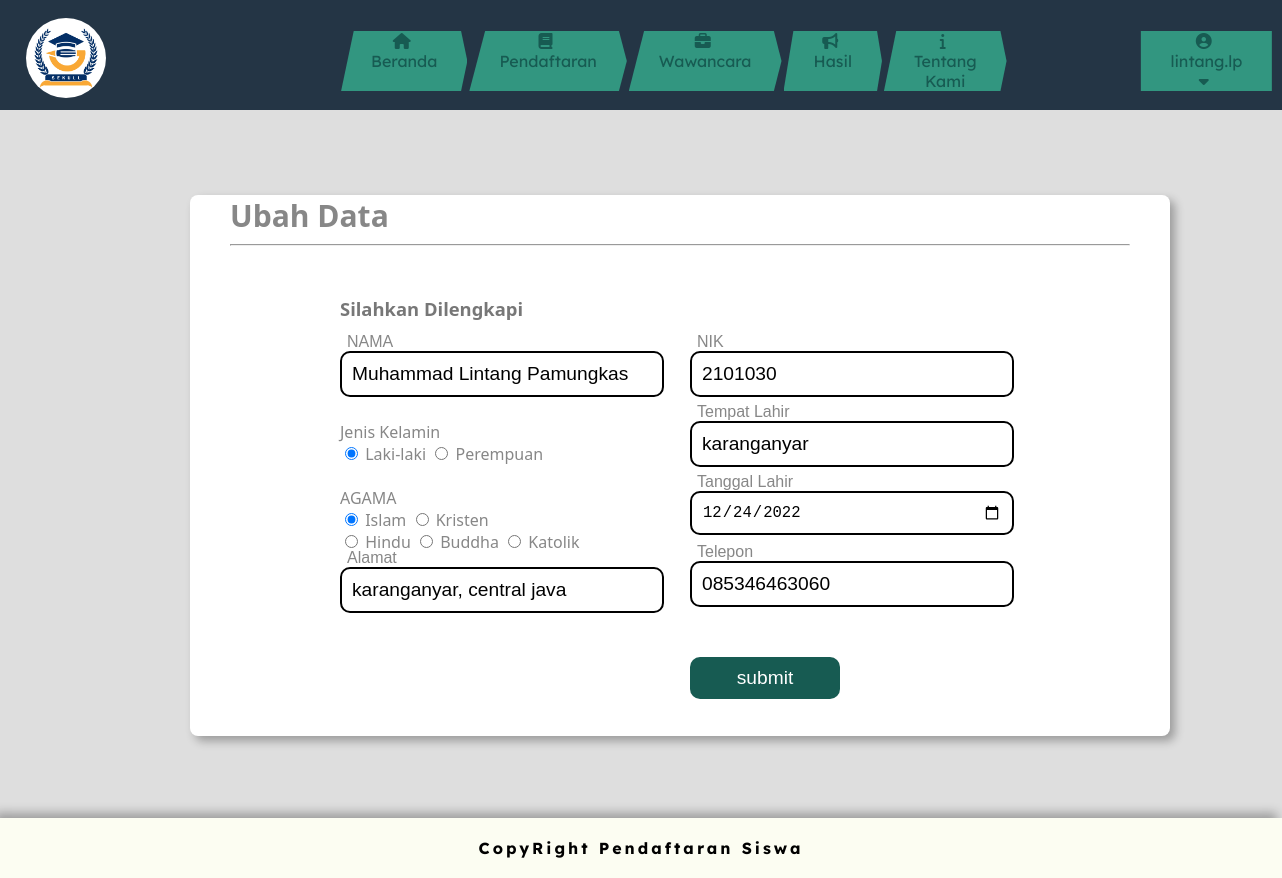
Page /da_update.php (signed in) on the committed database.
### tables this page shows
CREATE TABLE `data_siswa` (
  `ID_DS` int(11) NOT NULL,
  `NIK` varchar(16) NOT NULL,
  `Nama` varchar(50) NOT NULL,
  `JenisKelamin` varchar(10) NOT NULL,
  `Agama` varchar(10) NOT NULL,
  `TempatLahir` varchar(30) NOT NULL,
  `TanggalLahir` date NOT NULL,
  `Telepon` varchar(15) NOT NULL,
  `Alamat` varchar(255) NOT NULL
);

### da_update.php (the view, shortened to what this page needs)
<?php
$id_user      =$_SESSION["id_user"];
$username     =$_SESSION["username"];
?>
<?php
  include "0-koneksi.php";
  $query = mysqli_query($kon, "SELECT * FROM data_siswa WHERE ID_DS='$id_user'");
  while ($data = mysqli_fetch_array($query)) {
?>
<!DOCTYPE html>
<html lang="en">
<head>
  <link rel="stylesheet" href="path/to/font-awesome/css/font-awesome.min.css">
  <link rel="stylesheet" type="text/css" href="CSS/nav_bar.css">
</head>
<body>
  <div class="navbar">
    <a class ="alogo" href="beranda.php"> <img class= "logo" src="gambar/logo.jpg"> </a>
    <div class="container">
      <nav class="menu">
        <ul class="main-menu">
        <li> <a href="beranda.php" style="text-decoration:none; color:inherit;"><i class="fa fa-home"></i> Beranda </a></li>
          <li> <a href="pend_berkas.php" style="text-decoration:none; color:inherit;"><i class="fa fa-book" aria-hidden="true"></i> Pendaftaran </a></li>
          <li> <a href="wa_awal.php" style="text-decoration:none; color:inherit;"><i class="fa fa-briefcase"></i> Wawancara </a></li>
          <li> <a href="hasil.php" style="text-decoration:none; color:inherit;"><i class="fa fa-bullhorn"></i> Hasil </a></li>
          <li> <a href="t_kami.php" style="text-decoration:none; color:inherit;"><i class="fa fa-info"></i> Tentang Kami </a></li>
          <li class="with-submenu">
            <i class="fa fa-user-circle" aria-hidden="true" aria-hidden="true"></i>
              <?php echo $username; ?>
            <i class="fa fa-caret-down"></i>
          </li>
        </ul>
      </nav>
    </div>
  </div>
  <div class="form_class">
    <h2>Ubah Data</h2>
    <hr>
    <div class="center">
      <h1>Silahkan Dilengkapi</h1>
      <form method="POST" action="">
        <div class="inputbox">
          <input type="text" name="NIK" value="<?php echo $data['NIK'] ?>" required="required">
          <span>NIK</span>
        </div>
        <div class="inputbox">
          <input type="text" name="Nama" value="<?php echo $data['Nama'] ?>" required="required">
          <span>NAMA</span>
        </div>
        <div class="ra">
          Jenis Kelamin
          <div class="jenis_kelamin">
            <input name="JenisKelamin" value="Laki-laki" type="radio" <?php if($data['JenisKelamin']=='Laki-laki') echo 'checked'?>>
            <label>Laki-laki</label>
            <input name="JenisKelamin" value="Perempuan" type="radio" <?php if($data['JenisKelamin']=='Perempuan') echo 'checked'?>>
            <label>Perempuan</label>
          </div> <br>
          AGAMA
          <div class="input_agama">
            <div class="radio">
              <input name="Agama" value="Islam" type="radio"  <?php if($data['Agama']=='Islam') echo 'checked'?>>
              <label>Islam</label>
              <input name="Agama" value="Kristen" type="radio"  <?php if($data['Agama']=='Kristen') echo 'checked'?>>
              <label>Kristen</label>
              <br>
              <input name="Agama" value="Hindu" type="radio"  <?php if($data['Agama']=='Hindu') echo 'checked'?>>
              <label>Hindu</label>
              <input name="Agama" value="Buddha" type="radio" <?php if($data['Agama']=='Buddha') echo 'checked'?>>
              <label>Buddha</label>
              <input name="Agama" value="Katolik" type="radio"  <?php if($data['Agama']=='Katolik') echo 'checked'?>>
              <label>Katolik</label>
            </div>
          </div>
        </div>
        <div class="inputbox">
          <input type="text" name="TempatLahir" value="<?php echo $data['TempatLahir'] ?>" required="required">
          <span>Tempat Lahir</span>
        </div>
        <div class="inputbox">
          <input type="date" name="TanggalLahir" value="<?php echo $data['TanggalLahir'] ?>" required="required">
          <span>Tanggal Lahir</span>
        </div>
        <div class="inputbox">
          <input type="text" name="Telepon" value="<?php echo $data['Telepon'] ?>" required="required">
          <span>Telepon</span>
        </div>
        <div class="inputbox">
          <input type="text" name="Alamat" value="<?php echo $data['Alamat'] ?>"  required="required">
          <span>Alamat</span>
        </div>
        <div class="inputbox">
          <input type="submit" value="submit" name="submit" >
          <?php } ?>
        </div>
      </form>
    </div>
  </div>
  <footer>
    <p>CopyRight Pendaftaran Siswa</p>
  </footer>
</body>
</html>

### CSS/nav_bar.css (style rules this page uses)
body { margin: 0; padding: 0; background: #dedede; width: 100%; height: 100%; font-family: "Lexend Deca", sans-serif; color: #878787; --menu-item-size: -25px; --green-color: #329680; --blue-color: #099c95; --dark-green-color: #175b52; --white-color: #fff; --gray-color: #ededed; --container-width: 700px; --container-height: 400px; --line-offset: calc( (100% - var(--container-height)) / 2 + var(--menu-item-size) + 0.6em ); }
.navbar { padding: 0.1px; background: #243545; }
.container { height: 80px; width: var(--container-width); margin-left: 340px; margin-top: 30px; }
.main-menu { display: flex; list-style: none; margin: 0px 0 0 0px; padding: 0px 0px 0 0; }
.main-menu > li { text-align: center; box-sizing: border-box; padding: 0 30px; margin: 1px; transition: 0.5s linear all; background: var(--green-color); color: var(--dark-green-color); cursor: pointer; font-size: 16px; user-select: none; }
.main-menu > li:not(.with-submenu) { clip-path: polygon(10% 0%, 0% 100%, 95% 100%, 100% 50%, 95% 0%); shape-outside: polygon(10% 0%, 0% 100%, 95% 100%, 100% 50%, 95% 0%); }
.main-menu > li:nth-child(6) { transform: translateX(100%); }
.main-menu i { margin-right: 5px; }
h1 { font-size: 115%; margin: 1em 2em; padding: 0; position: relative; color: #777; }
.with-submenu { position: relative; display: inline-block; }

### da_update.php (style rules this page uses)
.logo { width: 80px; height: 80px; position: absolute; left: 2%; top: 2.1%; border-radius: 50%; }
.form_class { width: 900px; padding: 0px 40px 30px 40px; margin: 105px 0 82px 190px; border-radius: 8px; background-color: white; font-family: 'system-ui'; box-shadow: 5px 5px 10px rgb(0,0,0,0.3); }
.form_class h2 { margin: -20px 0 0px; text-align: left; font-size: 30px; }
.center { padding: 50px 50px; background: #fff; border-radius: 10px; margin: 50px 0 -20px 60px; width: 700px; height: 330px; }
h1 { margin: -50px 0 30px; }
.center .inputbox { position: sticky; width: 300px; height: 50px; margin: 0 50px 20px 0; float: right; }
.center .inputbox input { position: absolute; top: 0; left: 0; width: 100%; border: 2px solid #000; outline: none; background: none; padding: 10px; border-radius: 10px; font-size: 1.2em; }
.center .inputbox:last-child { margin-bottom: 0; }
.center .inputbox span { position: absolute; top: 14px; left: 20px; font-size: 1em; transition: 0.6s; font-family: sans-serif; }
.center .inputbox input:focus ~ span, .center .inputbox input:valid ~ span { transform: translateX(-13px) translateY(-32px); font-size: 1em; }
.center .inputbox [type="submit"] { margin: 20px 0 0 0; width: 50%; background: #175b52; color: #fff; border: #fff; cursor: pointer; }
.ra { float: left; }
.input_agama { margin: 0px 0 14px 0; }
footer { height: 60px; background-color: #FCFDF2; color: white; display: flex; align-items: center; justify-content: center; box-shadow: -5px -5px 10px rgb(0,0,0,0.3); }
footer > p { text-align: center; font-family: "Lexend Deca", sans-serif; letter-spacing: 3px; color:black; font-weight: bold; }

### rows in the picture
data_siswa: NIK "2101030", Nama "Muhammad Lintang Pamungkas", JenisKelamin "☑", Agama "☑", TempatLahir "karanganyar", TanggalLahir "12/24/2022", Telepon "085346463060", Alamat "karanganyar, central java"
